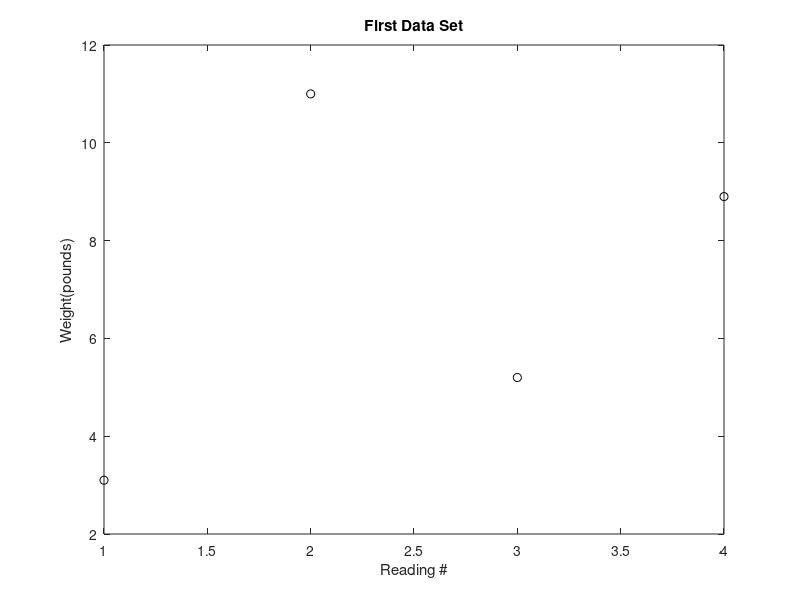

The MATLAB source for this figure:
% Reads data from a file, but only plots the numbers
% up to a flag of -99.Uses find and the colon operator
 
load experd.dat
 
where = find(experd == -99);
newvec = experd(1:where-1);
 
plot(newvec,'ko')
xlabel('Reading #')
ylabel('Weight(pounds)')
title('First Data Set')
